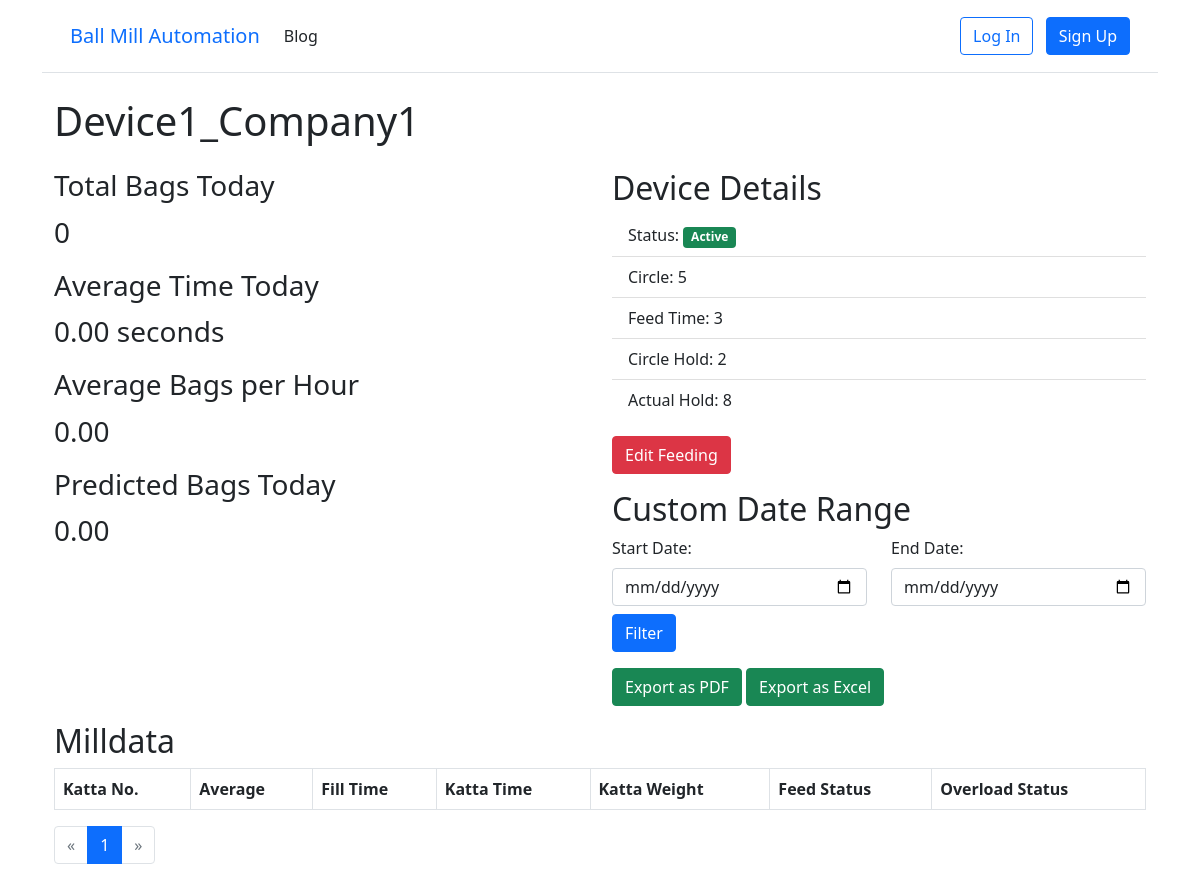
Before: /milldata/device/1/1/ with the older database file.
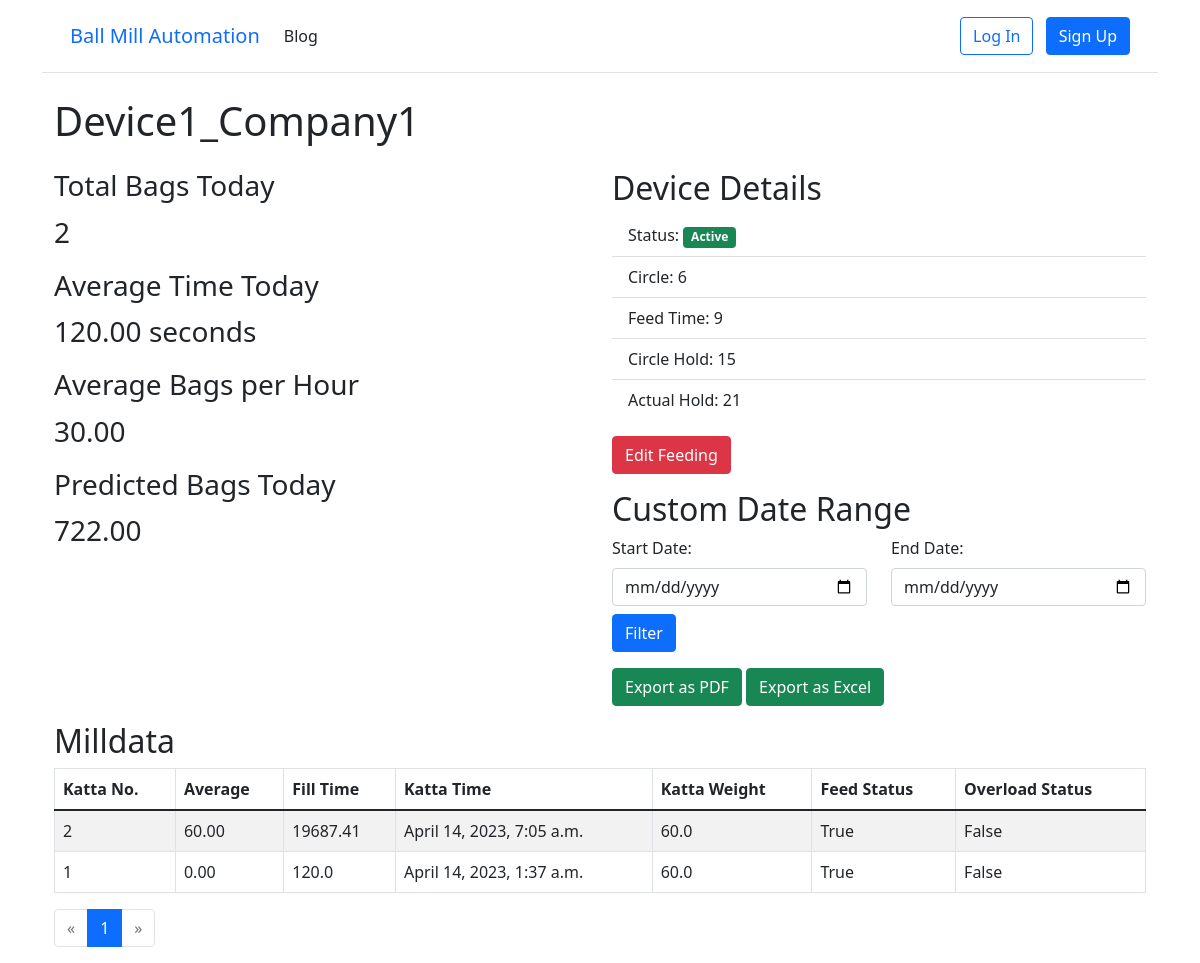
After: the same page with the newer database file.
### milldata/models.py (models this page shows, shortened)
class Device(models.Model):
    STATUS_CHOICES = (
        ('active', 'Active'),
        ('inactive', 'Inactive'),
    )
    name = models.CharField(max_length=255)
    company = models.ForeignKey(Company, on_delete=models.CASCADE)
    device_id = models.CharField(max_length=255)
    ip_address = models.CharField(max_length=15, null=True, blank=True)
    mac_address = models.CharField(max_length=17, null=True, blank=True)
    status = models.CharField(max_length=20, choices=STATUS_CHOICES, default='active')
    wait_bags =models.IntegerField(default=3, null=False, blank=True)
    initial_hold = models.IntegerField(default=600)
    circle = models.IntegerField(default=21)
    feed_time = models.IntegerField(default=6)
    circle_hold = models.IntegerField(default=15)
    galla_clear_time = models.IntegerField(default=20)
    actual_hold = models.IntegerField(default=900)
    overload_hold = models.IntegerField(default=2100)
    galla_vibrator_status = models.BooleanField(default=True)
    hopper_vibrator_status = models.BooleanField(default=True)

class Milldata(models.Model):
    device = models.ForeignKey(Device, on_delete=models.CASCADE)
    katta_time = models.DateTimeField( )
    katta_weight = models.FloatField(null=True, blank=True)
    initial_hold = models.IntegerField()
    circle = models.IntegerField() # circle mean loop
    feed_time = models.IntegerField()
    circle_hold = models.IntegerField()
    galla_clear_time = models.IntegerField()
    actual_hold = models.IntegerField()
    overload_hold = models.IntegerField()
    feed_status = models.BooleanField(default=True)
    overload_status = models.BooleanField(default=False)

### milldata/views.py (the view)
# urls.py: path('device/<int:company_id>/<int:pk>/', DeviceDetailView.as_view(), name='device_detail'),
class DeviceDetailView(generic.DetailView):
    model = Device
    template_name = 'device_detail.html'
    def get_context_data(self, **kwargs):
        context = super().get_context_data(**kwargs)
        device = self.object
        today = timezone.localtime(timezone.now())
        start_date, end_date, milldata_today, total_bags, average_time = get_device_data(self.request, device) #new
        machine_on_time = []
        machine_off_time = []
        milldata_with_avg = []
        for i in range(1, total_bags+1):
            current_data = milldata_today[i-1]
            reversed_index = total_bags - i + 1  # Add this line
            if i <= 1:
                time_diff = 120.00
                fill_time = 120.00
            else:
                time_diff = (current_data.katta_time - milldata_today[i - 1].katta_time).total_seconds()
                fill_time = round((current_data.katta_time - milldata_today[i - 2].katta_time).total_seconds(),2)
            if time_diff > 300:
                adjusted_time_diff = time_diff - 120
                machine_off_time.append(adjusted_time_diff)
                time_diff = 120
                machine_on_time.append(time_diff)
            else:
                machine_on_time.append(time_diff)
            total_time = (current_data.katta_time - milldata_today[0].katta_time).total_seconds()
            total_adjusted_time = 0
            for j in range(1, i):
                time_diff = (milldata_today[j].katta_time - milldata_today[j - 1].katta_time).total_seconds()
                if time_diff > 300:
                    adjusted_time_diff = time_diff - 120
                    total_adjusted_time += adjusted_time_diff
            adjusted_total_time = total_time - total_adjusted_time
            if adjusted_total_time > 0:
                avg_with_bag = (i / adjusted_total_time) * 3600
            else:
                avg_with_bag = 0
            current_data.avg_per_hour = avg_with_bag
            current_data.fill_time = fill_time  # Add time_diff value to current_data object
            current_data.reversed_index = reversed_index
            milldata_with_avg.insert(0, current_data)  # Insert at the beginning of the list
        for i in range(1, total_bags):
            time_diff = (milldata_today[i].katta_time - milldata_today[i - 1].katta_time).total_seconds()
            if time_diff > 300:
                adjusted_time_diff = time_diff - 120
                machine_off_time.append(adjusted_time_diff)
                machine_on_time.append(120)
            else:
                machine_on_time.append(time_diff)
        avg_time = sum(machine_on_time) / total_bags if total_bags > 0 else 0
        avg_per_hour = 3600 / avg_time if avg_time > 0 else 0
        remaining_hours = 24 - today.hour
        predicted_bags_remaining = remaining_hours * avg_per_hour
        predicted_bags_today = total_bags + predicted_bags_remaining
        milldata_today = milldata_today.order_by('-katta_time')
        paginator = Paginator(milldata_with_avg, 30)  # Display 30 records per page
        page = self.request.GET.get('page')
        milldata_paged = paginator.get_page(page)
        context['total_bags'] = total_bags
        context['average_time'] = avg_time
        context['average_per_hour'] = avg_per_hour
        context['predicted_bags_today'] = predicted_bags_today
        context['start_date'] = start_date
        context['end_date'] = end_date
        context['milldata_paged'] = milldata_paged
        return context

### milldata/templatetags/templatetags.py (called while the page is built)
@register.filter
def reverse_katta_number(counter, milldata_page):
    return milldata_page.paginator.count - (counter + (milldata_page.number - 1) * milldata_page.paginator.per_page) + 1

### milldata/views.py (called while the page is built)
def get_device_data(request, device):
    start_date_str = request.GET.get('start_date')
    end_date_str = request.GET.get('end_date')
    if start_date_str and end_date_str:
        start_date = datetime.datetime.strptime(start_date_str, '%Y-%m-%d').date()
        end_date = datetime.datetime.strptime(end_date_str, '%Y-%m-%d').date()
    else:
        today = datetime.date.today()
        start_date = end_date = today
    milldata_list = Milldata.objects.filter(device=device, katta_time__date__range=(start_date, end_date)).order_by('katta_time')
    total_bags = len(milldata_list)
    if total_bags > 1:
        average_time = (milldata_list[total_bags - 1].katta_time - milldata_list[0].katta_time).total_seconds() / (total_bags - 1)
    else:
        average_time = 0
    return start_date, end_date, milldata_list, total_bags, average_time

### templates/device_detail.html (shortened to what this page needs)
{% extends 'base.html' %}
{% load templatetags %}
{% load static %}
{% block content %}
<div class="container">
  <h1 class="my-4">{{ object.name }}</h1>
  <div class="row">
    <div class="col-md-6">
      <h3>Total Bags Today</h3>
      <p class="fs-3">{{ total_bags }}</p>
      <h3>Average Time Today</h3>
      <p class="fs-3">{{ average_time|floatformat:2 }} seconds</p>
      <h3>Average Bags per Hour</h3>
      <p class="fs-3">{{ average_per_hour|floatformat:2 }}</p>
      <h3>Predicted Bags Today</h3>
      <p class="fs-3">{{ predicted_bags_today|floatformat:2 }}</p>
    </div>
    <div class="col-md-6">
      <h2>Device Details</h2>
      <ul class="list-group list-group-flush mb-3">
        <li class="list-group-item">Status: {% if object.status == 'active' %}<span class="badge bg-success">Active</span>{% else %}<span class="badge bg-danger">Inactive</span>{% endif %}</li>
        <li class="list-group-item">Circle: {{ object.circle }}</li>
        <li class="list-group-item">Feed Time: {{ object.feed_time }}</li>
        <li class="list-group-item">Circle Hold: {{ object.circle_hold }}</li>
        <li class="list-group-item">Actual Hold: {{ object.actual_hold }}</li>
      </ul>
      <button class="btn btn-danger mb-3" onclick="location.href='{% url 'edit_feeding' object.pk %}'">Edit Feeding</button>
      <h2>Custom Date Range</h2>
      <form method="GET" action="" class="mb-3">
        <div class="row">
          <div class="col">
            <label for="start_date" class="form-label">Start Date:</label>
            <input type="date" name="start_date" id="start_date" class="form-control" value="{{ start_date }}">
          </div>
          <div class="col">
            <label for="end_date" class="form-label">End Date:</label>
            <input type="date" name="end_date" id="end_date" class="form-control" value="{{ end_date }}">
          </div>
        </div>
        <button type="submit" class="btn btn-primary mt-2">Filter</button>
      </form>
      <button class="btn btn-success mb-3" onclick="location.href='{% url 'export_pdf' object.pk %}'">Export as PDF</button>
      <button class="btn btn-success mb-3" onclick="location.href='{% url 'export_excel' object.pk %}'">Export as Excel</button>
    </div>
  </div>
  <h2>Milldata</h2>
  <table class="table table-striped table-bordered">
    <thead>
      <tr>
        <th>Katta No.</th>
        <th>Average</th>
        <th>Fill Time</th>
        <th>Katta Time</th>
        <th>Katta Weight</th>
        <th>Feed Status</th>
        <th>Overload Status</th>
      </tr>
    </thead>
    <tbody>
      {% for milldata in milldata_paged %}
        <tr>
          <td>{{ forloop.counter|reverse_katta_number:milldata_paged }}</td>
          <td>{{ milldata.avg_per_hour|floatformat:2 }}</td>
          <td>{{ milldata.fill_time }} </td>
          <td>{{ milldata.katta_time }} </td>
          <td>{{ milldata.katta_weight }} </td>
          <td>{{ milldata.feed_status }} </td>
          <td>{{ milldata.overload_status }} </td>
        </tr>
      {% endfor %}
    </tbody>
  </table>
<nav aria-label="Page navigation">
  <ul class="pagination">
    {% if milldata_paged.has_previous %}
      <li class="page-item">
        <a class="page-link" href="?{% querystring request page=milldata_paged.previous_page_number %}" aria-label="Previous">
          <span aria-hidden="true">&laquo;</span>
          <span class="visually-hidden">Previous</span>
        </a>
      </li>
    {% else %}
      <li class="page-item disabled">
        <span class="page-link">
          <span aria-hidden="true">&laquo;</span>
        </span>
      </li>
    {% endif %}
    {% for i in milldata_paged.paginator.page_range %}
      {% if milldata_paged.number == i %}
        <li class="page-item active" aria-current="page">
          <span class="page-link">{{ i }}</span>
        </li>
      {% else %}
        <li class="page-item">
          <a class="page-link" href="?{% querystring request page=i %}">{{ i }}</a>
        </li>
      {% endif %}
    {% endfor %}
    {% if milldata_paged.has_next %}
      <li class="page-item">
        <a class="page-link" href="?{% querystring request page=milldata_paged.next_page_number %}" aria-label="Next">
          <span aria-hidden="true">&raquo;</span>
          <span class="visually-hidden">Next</span>
        </a>
      </li>
    {% else %}
      <li class="page-item disabled">
        <span class="page-link">
          <span aria-hidden="true">&raquo;</span>
        </span>
      </li>
    {% endif %}
  </ul>
</nav>
{% endblock %}

### templates/base.html (shortened to what this page needs)
<!doctype html>
<html lang="en">
    <head>
    <link href="https://cdn.jsdelivr.net/npm/bootstrap@5.1.3/dist/css/bootstrap.min.css" rel="stylesheet">
    </head>
    <body>
    <div class="container">
        <header class="p-3 mb-3 border-bottom">
            <div class="container">
                <div class="d-flex flex-wrap align-items-center justify-content-center justify-content-lg-start">
                    <a class="navbar-brand" href="{% url 'home' %}">Ball Mill Automation</a>
                    <ul class="nav col-12 col-lg-auto me-lg-auto mb-2 justify-content-center mb-md-0">
                        <li><a href="{% url 'blog' %}" class="nav-link px-2 link-dark">Blog</a></li>
                            {% if user.is_authenticated %}
                                <li><a href="{% url 'dashboard' user.pk %}" class="nav-link px-2 link-dark">Dashboard</a></li>
                    </ul>
                    <div class="dropdown text-end">
                        <a href="#" class="d-block link-dark text-decoration-none dropdown-toggle" id="dropdownUser1" data-bs-toggle="dropdown" aria-expanded="false">
                            {{ user.username }}
                        </a>
                    <ul class="dropdown-menu text-small" aria-labelledby="dropdownUser1">
                        <li><a class="dropdown-item" href="{% url 'password_change'%}">Change password</a></li>
                        <li><a class="dropdown-item" href="{% url 'logout' %}">Log Out</a></li>
                    </ul>
                    </div>
                    {% else %}
                    </ul>
                    <div class="text-end">
                        <a href="{% url 'login' %}" class="btn btn-outline-primary me-2">Log In</a>
                        <a href="{% url 'signup' %}" class="btn btn-primary">Sign Up</a>
                    </div>
                    {% endif %}
                </div>
            </div>
        </header>
        <main>
            {% block content %}
            {% endblock content %}
        </main>
    </div>
    </body>
</html>

Changed rows visible on the page:
changed Device "Device1_Company1": circle "5" → "6"; feed_time "3" → "9"; circle_hold "2" → "15"; actual_hold "8" → "21"
added Milldata: avg_per_hour "60.00", fill_time "19687.41", katta_time "April 14, 2023, 7:05 a.m.", katta_weight "60.0", feed_status "True", overload_status "False"
added Milldata: avg_per_hour "0.00", fill_time "120.0", katta_time "April 14, 2023, 1:37 a.m.", katta_weight "60.0", feed_status "True", overload_status "False"
Other visible differences:
{{ total_bags }}: "0" → "2"
{{ average_time|floatformat:2 }}: "0.00" → "120.00"
{{ average_per_hour|floatformat:2 }}: "0.00" → "30.00"
{{ predicted_bags_today|floatformat:2 }}: "0.00" → "722.00"
